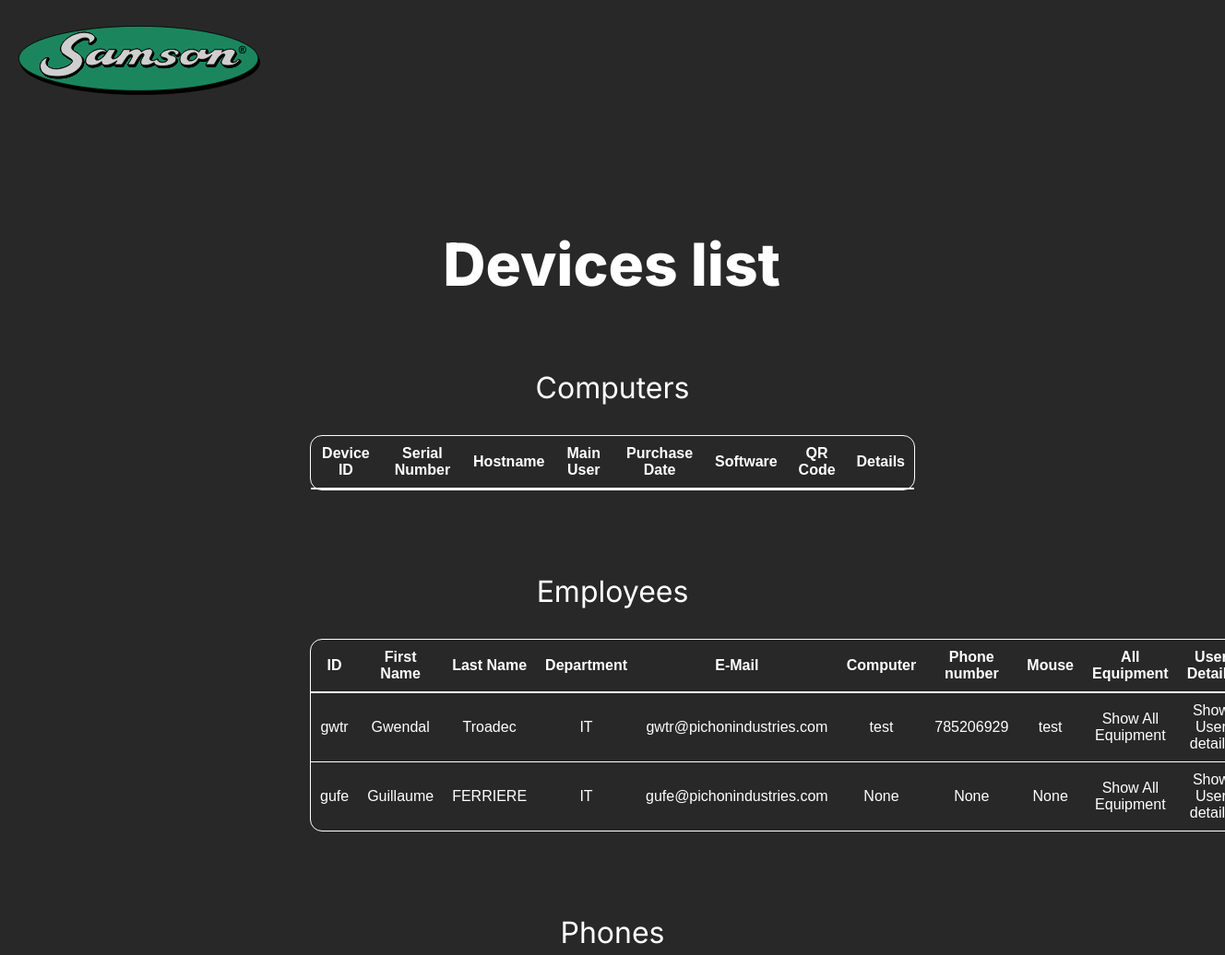
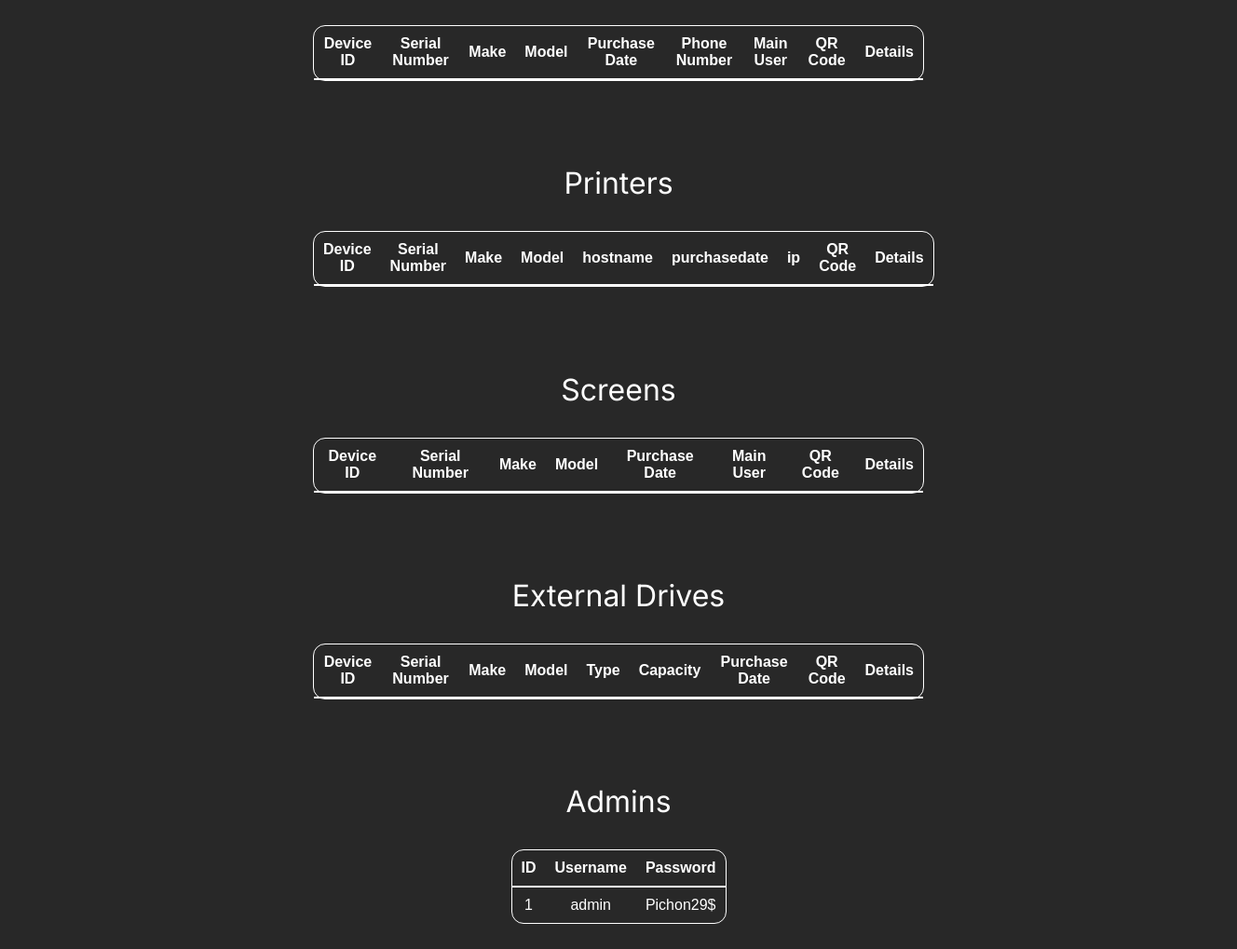
Page /show_devices (signed in) on the committed database (2 pictures, top to bottom).
### tables this page shows
CREATE TABLE Users (id TEXT PRIMARY KEY UNIQUE NOT NULL, firstname TEXT NOT NULL, lastname TEXT, department TEXT NOT NULL, email TEXT, computer INTEGER, phone INTEGER, mouse INTEGER);

CREATE TABLE Admins (id INTEGER PRIMARY KEY AUTOINCREMENT UNIQUE NOT NULL, username TEXT UNIQUE NOT NULL, password TEXT UNIQUE NOT NULL);

### app.py (the view)
@app.route("/show_devices")
def show_devices():
    if 'loggedin' in session and session['loggedin']:
        print('Logged in')
        conn = sqlite3.connect('inv_pichon.db')
        cur = conn.cursor()
        print(cur.execute("SELECT * from Computers").fetchall())
        computers_table = cur.execute("SELECT * from Computers").fetchall() # Récupération des données des tables depuis la base de données
        printers_table = cur.execute("SELECT * from Printers").fetchall()
        screens_table = cur.execute("SELECT * from Screens").fetchall()
        admins_table = cur.execute("SELECT * from Admins").fetchall()
        phones_table = cur.execute("SELECT * from Phones").fetchall()
        employees_table = cur.execute("SELECT * from Users").fetchall()
        externaldrives_table = cur.execute("SELECT * from ExternalDrives").fetchall()
        return render_template('show_devices.html',computers=computers_table, printers=printers_table, screens=screens_table, admins=admins_table, phones=phones_table,externaldrives=externaldrives_table, employees=employees_table)
    else:
        return render_template('login.html')

### templates/show_devices.html (shortened to what this page needs)
<!DOCTYPE html>
<html lang="en">
<head>
    <link href="{{url_for('static', filename='datatables.min.css')}}" rel="stylesheet">
</head>
<body>
    <div class="device-page">
        <div class="barre">
            <div class="barre-left">
                <a href="{{ url_for('home')}}">
                    <img class="samson-logo" src="/static/samson-agro-logo.svg" id="6:4"/>
                </a>
            </div>
        </div>
        <p class="device-Jfo" id="2:10">Devices list</p>
        <div class="table-block" style="width: 50%;">
            <p class="table-title">Computers</p>
            <table class="devices-table" id="ComputersTable">
                <thead>
                    <tr>
                        <th>Device ID</th>
                        <th>Serial Number</th>
                        <th>Hostname</th>
                        <th>Main User</th>
                        <th>Purchase Date</th>
                        <th>Software</th>
                        <th>QR Code</th>
                        <th>Details</th>
                    </tr>
                </thead>
            </table>
        </div>
        <div class="table-block" style="width: 50%;">
            <p class="table-title">Employees</p>
            <table class="devices-table" id="EmployeesTable">
                <thead>
                    <tr>
                        <th>ID</th>
                        <th>First Name</th>
                        <th>Last Name</th>
                        <th>Department</th>
                        <th>E-Mail</th>
                        <th>Computer</th>
                        <th>Phone number</th>
                        <th>Mouse</th>
                        <th>All Equipment</th>
                        <th>User Details</th>
                    </tr>
                </thead>
                <tbody>
                    {% for row in employees %}
                    <tr class="devices-column">
                        <td> {{ row[0] }}</td>
                        <td> {{ row[1] }}</td>
                        <td> {{ row[2] }}</td>
                        <td> {{ row[3] }}</td>
                        <td> {{ row[4] }}</td>
                        <td> {{ row[5] }}</td>
                        <td> {{ row[6] }}</td>
                        <td> {{ row[7] }}</td>
                        <td>Show All Equipment</td>
                        <td>Show User details</td>
                    </tr>
                    {% endfor %}
                </tbody>
            </table>
        </div>
        <div class="table-block" style="width: 50%;">
            <p class="table-title">Phones</p>
            <table class="devices-table" id="PhonesTable">
                <thead>
                    <tr>
                        <th>Device ID</th>
                        <th>Serial Number</th>
                        <th>Make</th>
                        <th>Model</th>
                        <th>Purchase Date</th>
                        <th>Phone Number</th>
                        <th>Main User</th>
                        <th>QR Code</th>
                        <th>Details</th>
                    </tr>
                </thead>
            </table>
        </div>
        <div class="table-block" style="width: 50%;">
            <p class="table-title">Printers</p>
            <table class="devices-table" id="PrintersTable">
                <thead>
                    <tr>
                        <th>Device ID</th>
                        <th>Serial Number</th>
                        <th>Make</th>
                        <th>Model</th>
                        <th>hostname</th>
                        <th>purchasedate</th>
                        <th>ip</th>
                        <th>QR Code</th>
                        <th>Details</th>
                    </tr>
                </thead>
            </table>
        </div>
        <div class="table-block" style="width: 50%;">
            <p class="table-title">Screens</p>
            <table class="devices-table" id="ScreensTable">
                <thead>
                    <tr>
                        <th>Device ID</th>
                        <th>Serial Number</th>
                        <th>Make</th>
                        <th>Model</th>
                        <th>Purchase Date</th>
                        <th>Main User</th>
                        <th>QR Code</th>
                        <th>Details</th>
                    </tr>
                </thead>
            </table>
        </div>
        <div class="table-block" style="width: 50%;">
            <p class="table-title">External Drives</p>
            <table class="devices-table" id="ExternalDrivesTable">
                <thead>
                    <tr>
                        <th>Device ID</th>
                        <th>Serial Number</th>
                        <th>Make</th>
                        <th>Model</th>
                        <th>Type</th>
                        <th>Capacity</th>
                        <th>Purchase Date</th>
                        <th>QR Code</th>
                        <th>Details</th>
                    </tr>
                </thead>
            </table>
        </div>
        <div class="table-block" style="width: 50%;">
            <p class="table-title">Admins</p>
            <table class="devices-table", id="AdminsTable">
                <thead>
                    <tr>
                        <th>ID</th>
                        <th>Username</th>
                        <th>Password</th>
                    </tr>
                </thead>
                <tbody>
                    {% for row in admins %}
                    <tr class="devices-column">
                        <td> {{ row[0] }}</td>
                        <td> {{ row[1] }}</td>
                        <td> {{ row[2] }}</td>
                    </tr>
                    {% endfor %}
                </tbody>
            </table>
        </div>
    </div>
</body>
</html>

### templates/show_devices.html (style rules this page uses)
.table-block { text-align: center; align-items: center; margin: 0 auto; width: fit-content; }
table.devices-table { border: 1px solid rgb(255, 255, 255); border-radius: 13px; border-spacing: 0; color: #ffffff; font-family: Arial, Helvetica, sans-serif; }
table.devices-table th { border-bottom: 2px solid rgb(255, 255, 255); padding: 10px; }
table.devices-table td { border-bottom: 1px solid rgb(255, 255, 255); padding: 10px; }
.devices-table { margin: auto; }
table.devices-table tr:last-child > td { border-bottom: none; }
.table-title { color: #ffffff; font-family: Inter, 'Source Sans Pro'; font-size: 2rem; text-align: center; }
.barre { display: flex; flex-direction: row; justify-content: space-between; width: 100%; }
.barre-left { display: flex; }
body { background-color: #282828; }
.device-page { background-color: #282828; display: flexbox; flex-direction: column; align-items: center; text-align: center; }
.samson-logo { display: flex; height: 4.7rem; width: 16.4rem; position: absolute; left: 0px; padding: 20px 20px; vertical-align: top; }
.device-Jfo { color: #ffffff; font-family: Inter, 'Source Sans Pro'; font-size: 4rem; font-weight: 800; line-height: 1.2125; margin: 15rem 0.1rem 4.7rem 0rem; white-space: nowrap; }
a:link, a:visited, a:hover, a:active { text-decoration: none; color: #ffffff; }

### rows in the picture
Users: id "gwtr", firstname "Gwendal", lastname "Troadec", department "IT", email "gwtr@pichonindustries.com", computer "test", phone "785206929", mouse "test"
Users: id "gufe", firstname "Guillaume", lastname "FERRIERE", department "IT", email "gufe@pichonindustries.com", row "None"
Admins: id "1", username "admin", password "Pichon29$"
